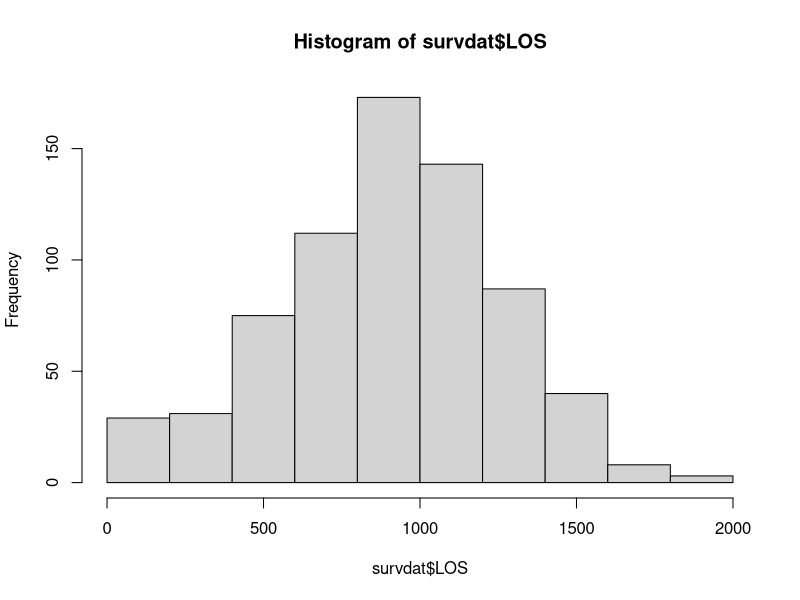
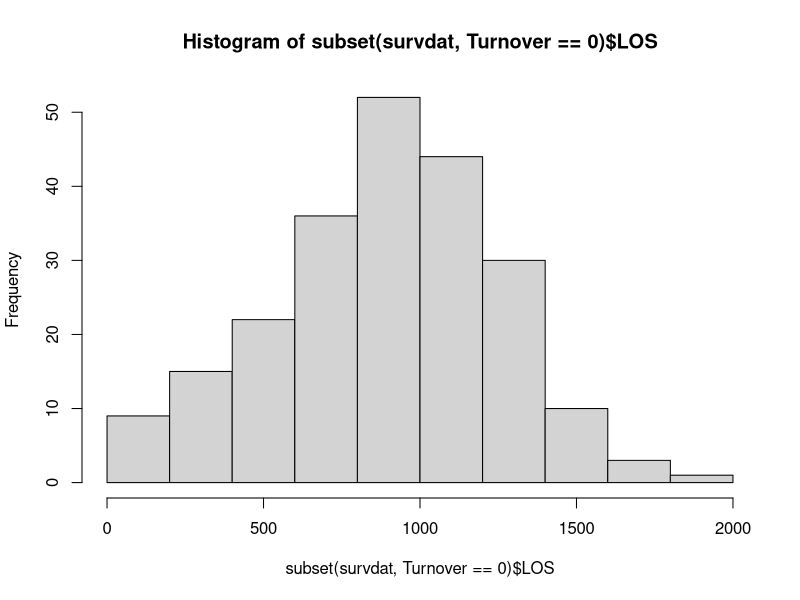
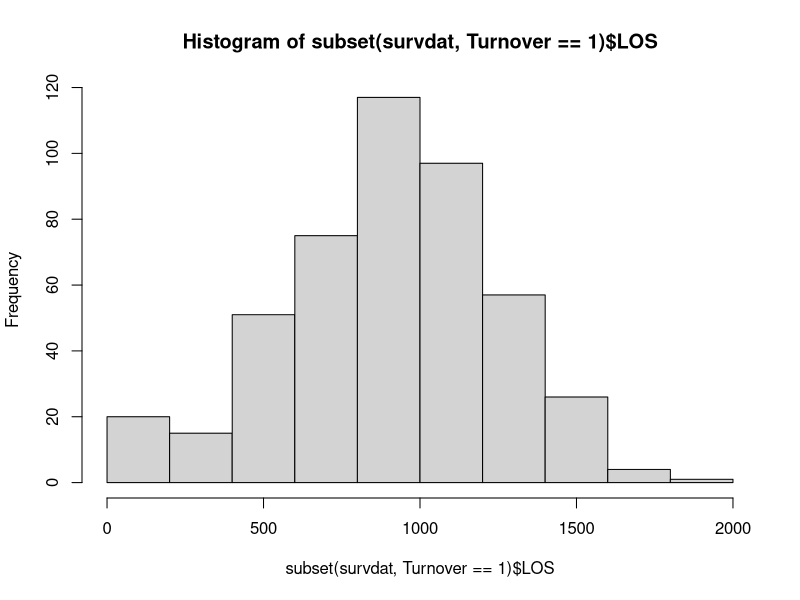
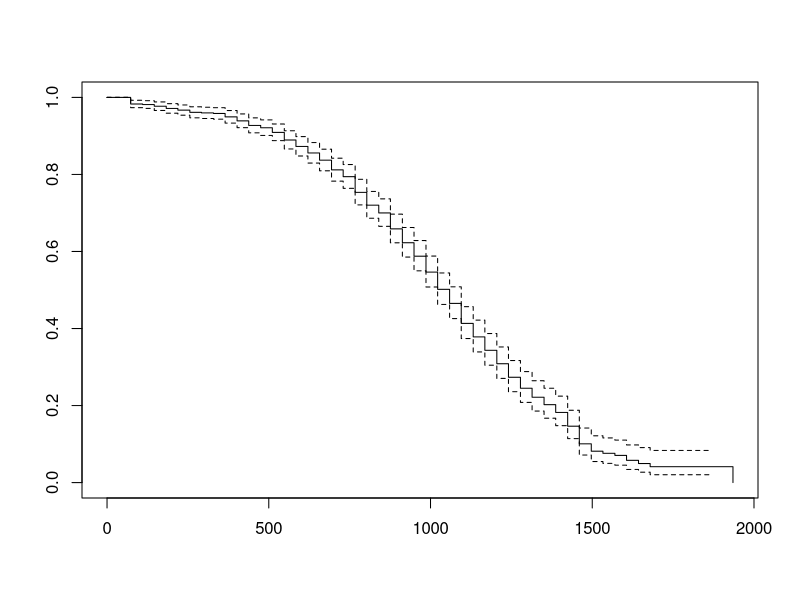
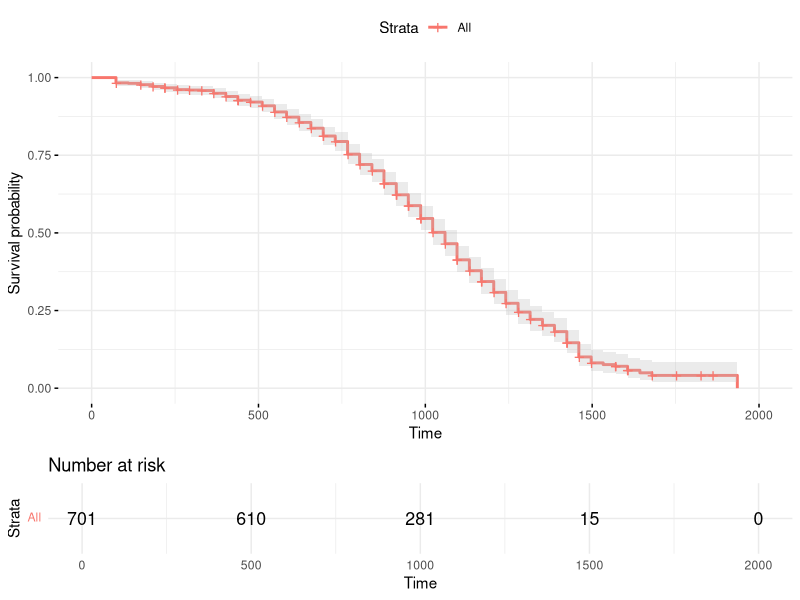
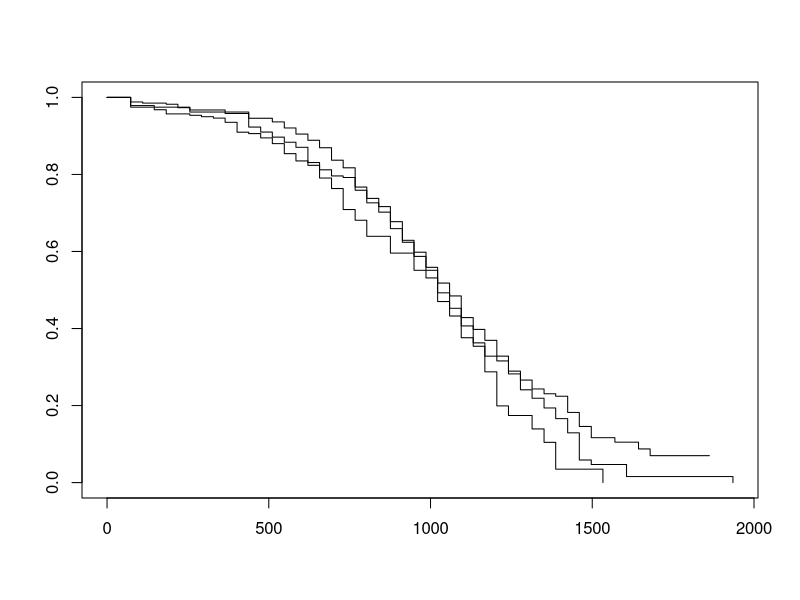
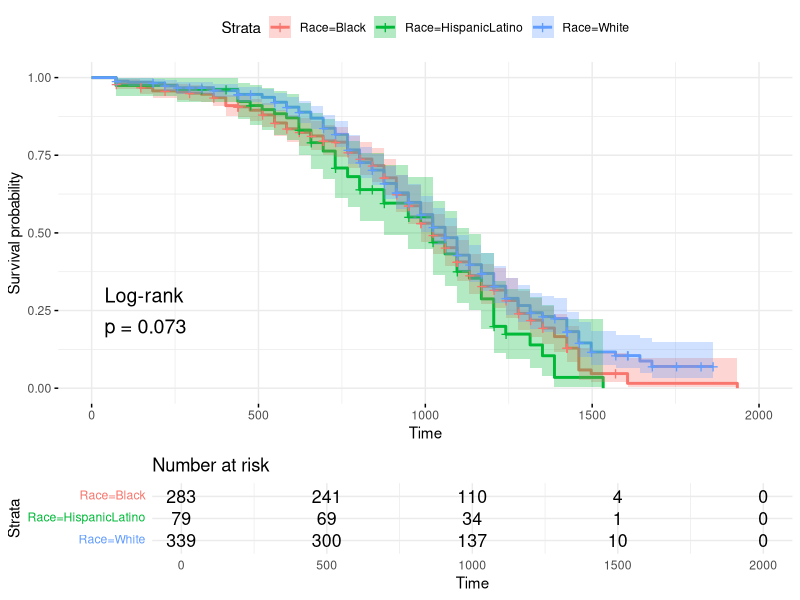

The R script that drew these images, in order:
# Read in the survival data
survdat <- read.csv("Survival_example.csv")

# create sensoring variable (right censoring)
survdat$censored[survdat$Turnover == 1] <- 1
survdat$censored[survdat$Turnover == 0 | survdat$Turnover == 2] <- 0

# Inspect distribution of LOS variable
hist(survdat$LOS)
hist(subset(survdat, Turnover == 0)$LOS)
hist(subset(survdat, Turnover == 1)$LOS)

# Kaplan-Meier Analysis - life table
library(survival)

# specify KM analysis model
km_fit1 <- survfit(Surv(LOS, censored) ~ 1, # first argument = time to event variable, second 
                   data = survdat,          # argument = survival function. Adding 1 after tilda 
                   type = "kaplan-meier")   # makes null model, if you want a categorical variable, add it there.
print(km_fit1)
# for entire span of study survival rate
## 701 observations
## 463 is the number of people who quit the organisation
## 1059 is the median number of days before quitting the organisation

# summarise km analysis results using default time intervals and create life table
summary(km_fit1)

# summarise km analysis results be prespecified time intervals and creat life table
summary(km_fit1, times = c(30, 60, 90*(1:30))) # specifies time intervals of interest (90 day increments)

# plot cumulative survival rates (probabilities)
plot(km_fit1) # x-axis is LOS, y axis is survival.

# Aestically pleasing plots
library(survminer)

ggsurvplot(km_fit1, data = survdat, risk.table = T, conf.int = T,
           ggtheme = theme_minimal()) # strata = non-independent groups of people

# Kaplan-Meier Analysis - life table
library(survival)

# specify KM analysis model with a categorical covariate
km_fit2 <- survfit(Surv(LOS, censored) ~ Race, # first argument = time to event variable, second 
                   data = survdat,          # argument = survival function. Adding 1 after tilda 
                   type = "kaplan-meier")   # makes null model, if you want a categorical variable, add it there.
print(km_fit2)

# summarise km analysis results using default time intervals and create life table
summary(km_fit2)

# summarise km analysis results be prespecified time intervals and creat life table
summary(km_fit2, times = c(30, 60, 90*(1:30))) # specifies time intervals of interest (90 day increments)

# plot cumulative survival rates (probabilities)
plot(km_fit2) # x-axis is LOS, y axis is survival.

# Aestically pleasing plots
ggsurvplot(km_fit2, data = survdat, risk.table = T, conf.int = T, # are the cumulative survival rate curves 
           pval = T, pval.method = T,                             # different between the races, pval.method = T = default is log rank methd 
           ggtheme = theme_minimal())

# estimate cox proportional hazards (ph) model (cox regression model)
cox_reg1 <- coxph(Surv(LOS, censored) ~ Race,
                  data = survdat) # dont interpret the second lines of information if the p-values of the first lines are not significant
print(cox_reg1)
summary(cox_reg1)
# Concordance score = the performance of the model = how well did the model predict the survival rate
# = proportion of pairs of individuals that quit job and how well the model predicted it
# a concordance of 0.5 means that model does no better than chance (50% chance of model getting this correct)
# concordance of 0.522 = that the race categorical variable slighly inproves the accuracy of our 
# predictions but not by too much (better than nothing)

## LOG RANK TEST IS RECOMMENED FOR SMALLER SAMPLE SIZES!!!!!!!!!!!!!!!
# the model with the race covariate does not perform significantly better than a model with no covariates.

# estimate cox proportional hazards (ph) model (cox regression model)
cox_reg1 <- coxph(Surv(LOS, censored) ~ Race + Pay_hourly + Pay_sat,
                  data = survdat) # dont interpret the second lines of information if the p-values of the first lines are not significant
print(cox_reg1)
summary(cox_reg1) # pay satisfactions data had 38 missing observations
